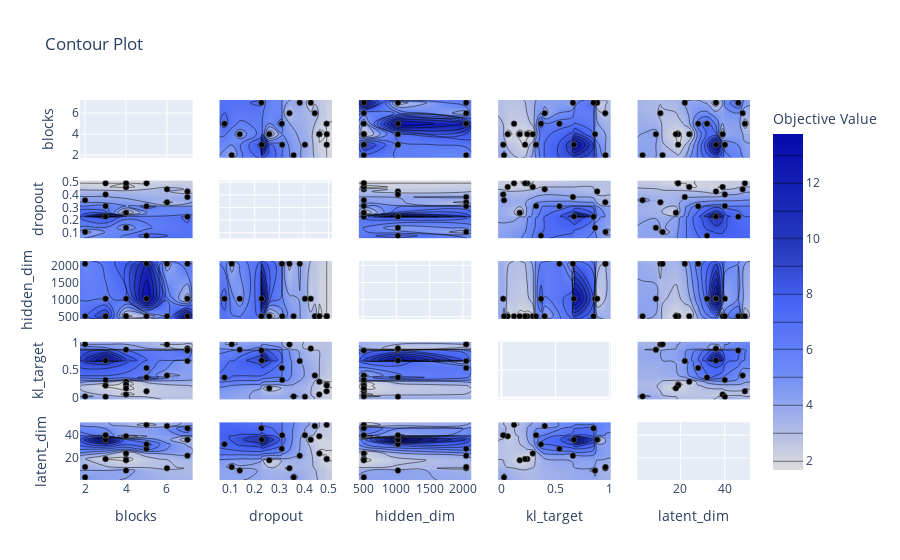

Notebook code for this chart:
### Code cell
optuna.visualization.plot_contour(study)

### Figure 1 — Plotly figure (JSON) as saved in the notebook; plotly's stock layout.template omitted (floating-point values rounded to 4 significant figures; data arrays with more than 128 entries replaced by an {"elided": "..."} marker saying what was removed)
{"data": [{"type": "scatter", "xaxis": "x", "yaxis": "y"}, {"colorbar": {"title": {"text": "Objective Value"}}, "colorscale": [[0, "rgb(5,10,172)"], [0.35, "rgb(40,60,190)"], [0.5, "rgb(70,100,245)"], [0.6, "rgb(90,120,245)"], [0.7, "rgb(106,137,247)"], [1, "rgb(220,220,220)"]], "connectgaps": true, "contours": {"coloring": "heatmap"}, "hoverinfo": "none", "line": {"smoothing": 1.3}, "reversescale": true, "showscale": true, "type": "contour", "x": [1.75, 2, 3, 4, 5, 6, 7, 7.25], "xaxis": "x6", "y": [0.05632, 0.0771, 0.1065, 0.1391, 0.2269, 0.2281, 0.259, 0.31, 0.3113, 0.3411, 0.3579, 0.3827, 0.4038, 0.4276, 0.4439, 0.4618, 0.4624, 0.4918, 0.4922, 0.4926, 0.5134], "yaxis": "y6", "z": {"elided": "21x8 float values"}}, {"marker": {"color": "black", "line": {"color": "Grey", "width": 0.5}}, "mode": "markers", "showlegend": false, "type": "scatter", "x": [6, 4, 7, 7, 5, 6, 2, 7, 5, 5, 3, 4, 3, 4, 4, 3, 2, 4, 3], "xaxis": "x6", "y": [0.4439, 0.1391, 0.3827, 0.4276, 0.4918, 0.3411, 0.1065, 0.2269, 0.31, 0.0771, 0.2281, 0.4618, 0.4038, 0.4624, 0.4926, 0.4922, 0.3579, 0.259, 0.3113], "yaxis": "y6"}, {"colorbar": {"title": {"text": "Objective Value"}}, "colorscale": [[0, "rgb(5,10,172)"], [0.35, "rgb(40,60,190)"], [0.5, "rgb(70,100,245)"], [0.6, "rgb(90,120,245)"], [0.7, "rgb(106,137,247)"], [1, "rgb(220,220,220)"]], "connectgaps": true, "contours": {"coloring": "heatmap"}, "hoverinfo": "none", "line": {"smoothing": 1.3}, "reversescale": true, "showscale": false, "type": "contour", "x": [1.75, 2, 3, 4, 5, 6, 7, 7.25], "xaxis": "x11", "y": [435.2, 512, 1024, 2048, 2125.0], "yaxis": "y11", "z": [[null, null, null, null, null, null, null, null], [null, 4.38, 5.638, 1.782, 2.494, 3.68, 7.206, null], [null, null, 3.857, 4.286, 7.542, null, 2.222, null], [null, 3.549, null, null, 6.51, 2.726, 4.039, null], [null, null, null, null, null, null, null, null]]}, {"marker": {"color": "black", "line": {"color": "Grey", "width": 0.5}}, "mode": "markers", "showlegend": false, "type": "scatter", "x": [6, 4, 7, 7, 5, 6, 2, 7, 5, 5, 3, 4, 3, 4, 4, 3, 2, 4, 3], "xaxis": "x11", "y": [512, 1024, 2048, 1024, 512, 2048, 2048, 512, 2048, 1024, 1024, 512, 1024, 512, 512, 512, 512, 512, 512], "yaxis": "y11"}, {"colorbar": {"title": {"text": "Objective Value"}}, "colorscale": [[0, "rgb(5,10,172)"], [0.35, "rgb(40,60,190)"], [0.5, "rgb(70,100,245)"], [0.6, "rgb(90,120,245)"], [0.7, "rgb(106,137,247)"], [1, "rgb(220,220,220)"]], "connectgaps": true, "contours": {"coloring": "heatmap"}, "hoverinfo": "none", "line": {"smoothing": 1.3}, "reversescale": true, "showscale": false, "type": "contour", "x": [1.75, 2, 3, 4, 5, 6, 7, 7.25], "xaxis": "x16", "y": [-0.03125, 0.01615, 0.02401, 0.0579, 0.1167, 0.1693, 0.2187, 0.2395, 0.2901, 0.3207, 0.3661, 0.4008, 0.5374, 0.662, 0.6715, 0.8527, 0.8672, 0.8869, 0.9617, 0.9641, 1.012], "yaxis": "y16", "z": {"elided": "21x8 float values"}}, {"marker": {"color": "black", "line": {"color": "Grey", "width": 0.5}}, "mode": "markers", "showlegend": false, "type": "scatter", "x": [6, 4, 7, 7, 5, 6, 2, 7, 5, 5, 3, 4, 3, 4, 4, 3, 2, 4, 3], "xaxis": "x16", "y": [0.4008, 0.8672, 0.662, 0.8869, 0.1167, 0.9617, 0.9641, 0.8527, 0.5374, 0.3661, 0.6715, 0.0579, 0.01615, 0.2901, 0.2395, 0.2187, 0.02401, 0.1693, 0.3207], "yaxis": "y16"}, {"colorbar": {"title": {"text": "Objective Value"}}, "colorscale": [[0, "rgb(5,10,172)"], [0.35, "rgb(40,60,190)"], [0.5, "rgb(70,100,245)"], [0.6, "rgb(90,120,245)"], [0.7, "rgb(106,137,247)"], [1, "rgb(220,220,220)"]], "connectgaps": true, "contours": {"coloring": "heatmap"}, "hoverinfo": "none", "line": {"smoothing": 1.3}, "reversescale": true, "showscale": false, "type": "contour", "x": [1.75, 2, 3, 4, 5, 6, 7, 7.25], "xaxis": "x21", "y": [0.7, 3, 9, 11, 12, 18, 19, 22, 24, 28, 32, 36, 39, 40, 46, 48, 49, 51.3], "yaxis": "y21", "z": {"elided": "18x8 float values"}}, {"marker": {"color": "black", "line": {"color": "Grey", "width": 0.5}}, "mode": "markers", "showlegend": false, "type": "scatter", "x": [6, 4, 7, 7, 5, 6, 2, 7, 5, 5, 3, 4, 3, 4, 4, 3, 2, 4, 3], "xaxis": "x21", "y": [48, 9, 22, 36, 49, 11, 12, 46, 28, 32, 36, 39, 40, 24, 19, 19, 3, 18, 40], "yaxis": "y21"}, {"colorbar": {"title": {"text": "Objective Value"}}, "colorscale": [[0, "rgb(5,10,172)"], [0.35, "rgb(40,60,190)"], [0.5, "rgb(70,100,245)"], [0.6, "rgb(90,120,245)"], [0.7, "rgb(106,137,247)"], [1, "rgb(220,220,220)"]], "connectgaps": true, "contours": {"coloring": "heatmap"}, "hoverinfo": "none", "line": {"smoothing": 1.3}, "reversescale": true, "showscale": false, "type": "contour", "x": [0.05632, 0.0771, 0.1065, 0.1391, 0.2269, 0.2281, 0.259, 0.31, 0.3113, 0.3411, 0.3579, 0.3827, 0.4038, 0.4276, 0.4439, 0.4618, 0.4624, 0.4918, 0.4922, 0.4926, 0.5134], "xaxis": "x2", "y": [1.75, 2, 3, 4, 5, 6, 7, 7.25], "yaxis": "y2", "z": {"elided": "8x21 float values"}}, {"marker": {"color": "black", "line": {"color": "Grey", "width": 0.5}}, "mode": "markers", "showlegend": false, "type": "scatter", "x": [0.4439, 0.1391, 0.3827, 0.4276, 0.4918, 0.3411, 0.1065, 0.2269, 0.31, 0.0771, 0.2281, 0.4618, 0.4038, 0.4624, 0.4926, 0.4922, 0.3579, 0.259, 0.3113], "xaxis": "x2", "y": [6, 4, 7, 7, 5, 6, 2, 7, 5, 5, 3, 4, 3, 4, 4, 3, 2, 4, 3], "yaxis": "y2"}, {"type": "scatter", "xaxis": "x7", "yaxis": "y7"}, {"colorbar": {"title": {"text": "Objective Value"}}, "colorscale": [[0, "rgb(5,10,172)"], [0.35, "rgb(40,60,190)"], [0.5, "rgb(70,100,245)"], [0.6, "rgb(90,120,245)"], [0.7, "rgb(106,137,247)"], [1, "rgb(220,220,220)"]], "connectgaps": true, "contours": {"coloring": "heatmap"}, "hoverinfo": "none", "line": {"smoothing": 1.3}, "reversescale": true, "showscale": false, "type": "contour", "x": [0.05632, 0.0771, 0.1065, 0.1391, 0.2269, 0.2281, 0.259, 0.31, 0.3113, 0.3411, 0.3579, 0.3827, 0.4038, 0.4276, 0.4439, 0.4618, 0.4624, 0.4918, 0.4922, 0.4926, 0.5134], "xaxis": "x12", "y": [435.2, 512, 1024, 2048, 2125.0], "yaxis": "y12", "z": [[null, null, null, null, null, null, null, null, null, null, null, null, null, null, null, null, null, null, null, null, null], [null, null, null, null, 7.206, null, 1.782, null, 5.638, null, 4.38, null, null, null, 3.68, 1.724, 1.754, 2.494, 1.839, 1.661, null], [null, 7.542, null, 4.286, null, 13.76, null, null, null, null, null, null, 3.857, 2.222, null, null, null, null, null, null, null], [null, null, 3.549, null, null, null, null, 6.51, null, 2.726, null, 4.039, null, null, null, null, null, null, null, null, null], [null, null, null, null, null, null, null, null, null, null, null, null, null, null, null, null, null, null, null, null, null]]}, {"marker": {"color": "black", "line": {"color": "Grey", "width": 0.5}}, "mode": "markers", "showlegend": false, "type": "scatter", "x": [0.4439, 0.1391, 0.3827, 0.4276, 0.4918, 0.3411, 0.1065, 0.2269, 0.31, 0.0771, 0.2281, 0.4618, 0.4038, 0.4624, 0.4926, 0.4922, 0.3579, 0.259, 0.3113], "xaxis": "x12", "y": [512, 1024, 2048, 1024, 512, 2048, 2048, 512, 2048, 1024, 1024, 512, 1024, 512, 512, 512, 512, 512, 512], "yaxis": "y12"}, {"colorbar": {"title": {"text": "Objective Value"}}, "colorscale": [[0, "rgb(5,10,172)"], [0.35, "rgb(40,60,190)"], [0.5, "rgb(70,100,245)"], [0.6, "rgb(90,120,245)"], [0.7, "rgb(106,137,247)"], [1, "rgb(220,220,220)"]], "connectgaps": true, "contours": {"coloring": "heatmap"}, "hoverinfo": "none", "line": {"smoothing": 1.3}, "reversescale": true, "showscale": false, "type": "contour", "x": [0.05632, 0.0771, 0.1065, 0.1391, 0.2269, 0.2281, 0.259, 0.31, 0.3113, 0.3411, 0.3579, 0.3827, 0.4038, 0.4276, 0.4439, 0.4618, 0.4624, 0.4918, 0.4922, 0.4926, 0.5134], "xaxis": "x17", "y": [-0.03125, 0.01615, 0.02401, 0.0579, 0.1167, 0.1693, 0.2187, 0.2395, 0.2901, 0.3207, 0.3661, 0.4008, 0.5374, 0.662, 0.6715, 0.8527, 0.8672, 0.8869, 0.9617, 0.9641, 1.012], "yaxis": "y17", "z": {"elided": "21x21 float values"}}, {"marker": {"color": "black", "line": {"color": "Grey", "width": 0.5}}, "mode": "markers", "showlegend": false, "type": "scatter", "x": [0.4439, 0.1391, 0.3827, 0.4276, 0.4918, 0.3411, 0.1065, 0.2269, 0.31, 0.0771, 0.2281, 0.4618, 0.4038, 0.4624, 0.4926, 0.4922, 0.3579, 0.259, 0.3113], "xaxis": "x17", "y": [0.4008, 0.8672, 0.662, 0.8869, 0.1167, 0.9617, 0.9641, 0.8527, 0.5374, 0.3661, 0.6715, 0.0579, 0.01615, 0.2901, 0.2395, 0.2187, 0.02401, 0.1693, 0.3207], "yaxis": "y17"}, {"colorbar": {"title": {"text": "Objective Value"}}, "colorscale": [[0, "rgb(5,10,172)"], [0.35, "rgb(40,60,190)"], [0.5, "rgb(70,100,245)"], [0.6, "rgb(90,120,245)"], [0.7, "rgb(106,137,247)"], [1, "rgb(220,220,220)"]], "connectgaps": true, "contours": {"coloring": "heatmap"}, "hoverinfo": "none", "line": {"smoothing": 1.3}, "reversescale": true, "showscale": false, "type": "contour", "x": [0.05632, 0.0771, 0.1065, 0.1391, 0.2269, 0.2281, 0.259, 0.31, 0.3113, 0.3411, 0.3579, 0.3827, 0.4038, 0.4276, 0.4439, 0.4618, 0.4624, 0.4918, 0.4922, 0.4926, 0.5134], "xaxis": "x22", "y": [0.7, 3, 9, 11, 12, 18, 19, 22, 24, 28, 32, 36, 39, 40, 46, 48, 49, 51.3], "yaxis": "y22", "z": {"elided": "18x21 float values"}}, {"marker": {"color": "black", "line": {"color": "Grey", "width": 0.5}}, "mode": "markers", "showlegend": false, "type": "scatter", "x": [0.4439, 0.1391, 0.3827, 0.4276, 0.4918, 0.3411, 0.1065, 0.2269, 0.31, 0.0771, 0.2281, 0.4618, 0.4038, 0.4624, 0.4926, 0.4922, 0.3579, 0.259, 0.3113], "xaxis": "x22", "y": [48, 9, 22, 36, 49, 11, 12, 46, 28, 32, 36, 39, 40, 24, 19, 19, 3, 18, 40], "yaxis": "y22"}, {"colorbar": {"title": {"text": "Objective Value"}}, "colorscale": [[0, "rgb(5,10,172)"], [0.35, "rgb(40,60,190)"], [0.5, "rgb(70,100,245)"], [0.6, "rgb(90,120,245)"], [0.7, "rgb(106,137,247)"], [1, "rgb(220,220,220)"]], "connectgaps": true, "contours": {"coloring": "heatmap"}, "hoverinfo": "none", "line": {"smoothing": 1.3}, "reversescale": true, "showscale": false, "type": "contour", "x": [435.2, 512, 1024, 2048, 2125.0], "xaxis": "x3", "y": [1.75, 2, 3, 4, 5, 6, 7, 7.25], "yaxis": "y3", "z": [[null, null, null, null, null], [null, 4.38, null, 3.549, null], [null, 5.638, 3.857, null, null], [null, 1.782, 4.286, null, null], [null, 2.494, 7.542, 6.51, null], [null, 3.68, null, 2.726, null], [null, 7.206, 2.222, 4.039, null], [null, null, null, null, null]]}, {"marker": {"color": "black", "line": {"color": "Grey", "width": 0.5}}, "mode": "markers", "showlegend": false, "type": "scatter", "x": [512, 1024, 2048, 1024, 512, 2048, 2048, 512, 2048, 1024, 1024, 512, 1024, 512, 512, 512, 512, 512, 512], "xaxis": "x3", "y": [6, 4, 7, 7, 5, 6, 2, 7, 5, 5, 3, 4, 3, 4, 4, 3, 2, 4, 3], "yaxis": "y3"}, {"colorbar": {"title": {"text": "Objective Value"}}, "colorscale": [[0, "rgb(5,10,172)"], [0.35, "rgb(40,60,190)"], [0.5, "rgb(70,100,245)"], [0.6, "rgb(90,120,245)"], [0.7, "rgb(106,137,247)"], [1, "rgb(220,220,220)"]], "connectgaps": true, "contours": {"coloring": "heatmap"}, "hoverinfo": "none", "line": {"smoothing": 1.3}, "reversescale": true, "showscale": false, "type": "contour", "x": [435.2, 512, 1024, 2048, 2125.0], "xaxis": "x8", "y": [0.05632, 0.0771, 0.1065, 0.1391, 0.2269, 0.2281, 0.259, 0.31, 0.3113, 0.3411, 0.3579, 0.3827, 0.4038, 0.4276, 0.4439, 0.4618, 0.4624, 0.4918, 0.4922, 0.4926, 0.5134], "yaxis": "y8", "z": [[null, null, null, null, null], [null, null, 7.542, null, null], [null, null, null, 3.549, null], [null, null, 4.286, null, null], [null, 7.206, null, null, null], [null, null, 13.76, null, null], [null, 1.782, null, null, null], [null, null, null, 6.51, null], [null, 5.638, null, null, null], [null, null, null, 2.726, null], [null, 4.38, null, null, null], [null, null, null, 4.039, null], [null, null, 3.857, null, null], [null, null, 2.222, null, null], [null, 3.68, null, null, null], [null, 1.724, null, null, null], [null, 1.754, null, null, null], [null, 2.494, null, null, null], [null, 1.839, null, null, null], [null, 1.661, null, null, null], [null, null, null, null, null]]}, {"marker": {"color": "black", "line": {"color": "Grey", "width": 0.5}}, "mode": "markers", "showlegend": false, "type": "scatter", "x": [512, 1024, 2048, 1024, 512, 2048, 2048, 512, 2048, 1024, 1024, 512, 1024, 512, 512, 512, 512, 512, 512], "xaxis": "x8", "y": [0.4439, 0.1391, 0.3827, 0.4276, 0.4918, 0.3411, 0.1065, 0.2269, 0.31, 0.0771, 0.2281, 0.4618, 0.4038, 0.4624, 0.4926, 0.4922, 0.3579, 0.259, 0.3113], "yaxis": "y8"}, {"type": "scatter", "xaxis": "x13", "yaxis": "y13"}, {"colorbar": {"title": {"text": "Objective Value"}}, "colorscale": [[0, "rgb(5,10,172)"], [0.35, "rgb(40,60,190)"], [0.5, "rgb(70,100,245)"], [0.6, "rgb(90,120,245)"], [0.7, "rgb(106,137,247)"], [1, "rgb(220,220,220)"]], "connectgaps": true, "contours": {"coloring": "heatmap"}, "hoverinfo": "none", "line": {"smoothing": 1.3}, "reversescale": true, "showscale": false, "type": "contour", "x": [435.2, 512, 1024, 2048, 2125.0], "xaxis": "x18", "y": [-0.03125, 0.01615, 0.02401, 0.0579, 0.1167, 0.1693, 0.2187, 0.2395, 0.2901, 0.3207, 0.3661, 0.4008, 0.5374, 0.662, 0.6715, 0.8527, 0.8672, 0.8869, 0.9617, 0.9641, 1.012], "yaxis": "y18", "z": [[null, null, null, null, null], [null, null, 3.857, null, null], [null, 4.38, null, null, null], [null, 1.724, null, null, null], [null, 2.494, null, null, null], [null, 1.782, null, null, null], [null, 1.839, null, null, null], [null, 1.661, null, null, null], [null, 1.754, null, null, null], [null, 5.638, null, null, null], [null, null, 7.542, null, null], [null, 3.68, null, null, null], [null, null, null, 6.51, null], [null, null, null, 4.039, null], [null, null, 13.76, null, null], [null, 7.206, null, null, null], [null, null, 4.286, null, null], [null, null, 2.222, null, null], [null, null, null, 2.726, null], [null, null, null, 3.549, null], [null, null, null, null, null]]}, {"marker": {"color": "black", "line": {"color": "Grey", "width": 0.5}}, "mode": "markers", "showlegend": false, "type": "scatter", "x": [512, 1024, 2048, 1024, 512, 2048, 2048, 512, 2048, 1024, 1024, 512, 1024, 512, 512, 512, 512, 512, 512], "xaxis": "x18", "y": [0.4008, 0.8672, 0.662, 0.8869, 0.1167, 0.9617, 0.9641, 0.8527, 0.5374, 0.3661, 0.6715, 0.0579, 0.01615, 0.2901, 0.2395, 0.2187, 0.02401, 0.1693, 0.3207], "yaxis": "y18"}, {"colorbar": {"title": {"text": "Objective Value"}}, "colorscale": [[0, "rgb(5,10,172)"], [0.35, "rgb(40,60,190)"], [0.5, "rgb(70,100,245)"], [0.6, "rgb(90,120,245)"], [0.7, "rgb(106,137,247)"], [1, "rgb(220,220,220)"]], "connectgaps": true, "contours": {"coloring": "heatmap"}, "hoverinfo": "none", "line": {"smoothing": 1.3}, "reversescale": true, "showscale": false, "type": "contour", "x": [435.2, 512, 1024, 2048, 2125.0], "xaxis": "x23", "y": [0.7, 3, 9, 11, 12, 18, 19, 22, 24, 28, 32, 36, 39, 40, 46, 48, 49, 51.3], "yaxis": "y23", "z": [[null, null, null, null, null], [null, 4.38, null, null, null], [null, null, 4.286, null, null], [null, null, null, 2.726, null], [null, null, null, 3.549, null], [null, 1.782, null, null, null], [null, 1.839, null, null, null], [null, null, null, 4.039, null], [null, 1.754, null, null, null], [null, null, null, 6.51, null], [null, null, 7.542, null, null], [null, null, 13.76, null, null], [null, 1.724, null, null, null], [null, 5.638, 3.857, null, null], [null, 7.206, null, null, null], [null, 3.68, null, null, null], [null, 2.494, null, null, null], [null, null, null, null, null]]}, {"marker": {"color": "black", "line": {"color": "Grey", "width": 0.5}}, "mode": "markers", "showlegend": false, "type": "scatter", "x": [512, 1024, 2048, 1024, 512, 2048, 2048, 512, 2048, 1024, 1024, 512, 1024, 512, 512, 512, 512, 512, 512], "xaxis": "x23", "y": [48, 9, 22, 36, 49, 11, 12, 46, 28, 32, 36, 39, 40, 24, 19, 19, 3, 18, 40], "yaxis": "y23"}, {"colorbar": {"title": {"text": "Objective Value"}}, "colorscale": [[0, "rgb(5,10,172)"], [0.35, "rgb(40,60,190)"], [0.5, "rgb(70,100,245)"], [0.6, "rgb(90,120,245)"], [0.7, "rgb(106,137,247)"], [1, "rgb(220,220,220)"]], "connectgaps": true, "contours": {"coloring": "heatmap"}, "hoverinfo": "none", "line": {"smoothing": 1.3}, "reversescale": true, "showscale": false, "type": "contour", "x": [-0.03125, 0.01615, 0.02401, 0.0579, 0.1167, 0.1693, 0.2187, 0.2395, 0.2901, 0.3207, 0.3661, 0.4008, 0.5374, 0.662, 0.6715, 0.8527, 0.8672, 0.8869, 0.9617, 0.9641, 1.012], "xaxis": "x4", "y": [1.75, 2, 3, 4, 5, 6, 7, 7.25], "yaxis": "y4", "z": {"elided": "8x21 float values"}}, {"marker": {"color": "black", "line": {"color": "Grey", "width": 0.5}}, "mode": "markers", "showlegend": false, "type": "scatter", "x": [0.4008, 0.8672, 0.662, 0.8869, 0.1167, 0.9617, 0.9641, 0.8527, 0.5374, 0.3661, 0.6715, 0.0579, 0.01615, 0.2901, 0.2395, 0.2187, 0.02401, 0.1693, 0.3207], "xaxis": "x4", "y": [6, 4, 7, 7, 5, 6, 2, 7, 5, 5, 3, 4, 3, 4, 4, 3, 2, 4, 3], "yaxis": "y4"}, {"colorbar": {"title": {"text": "Objective Value"}}, "colorscale": [[0, "rgb(5,10,172)"], [0.35, "rgb(40,60,190)"], [0.5, "rgb(70,100,245)"], [0.6, "rgb(90,120,245)"], [0.7, "rgb(106,137,247)"], [1, "rgb(220,220,220)"]], "connectgaps": true, "contours": {"coloring": "heatmap"}, "hoverinfo": "none", "line": {"smoothing": 1.3}, "reversescale": true, "showscale": false, "type": "contour", "x": [-0.03125, 0.01615, 0.02401, 0.0579, 0.1167, 0.1693, 0.2187, 0.2395, 0.2901, 0.3207, 0.3661, 0.4008, 0.5374, 0.662, 0.6715, 0.8527, 0.8672, 0.8869, 0.9617, 0.9641, 1.012], "xaxis": "x9", "y": [0.05632, 0.0771, 0.1065, 0.1391, 0.2269, 0.2281, 0.259, 0.31, 0.3113, 0.3411, 0.3579, 0.3827, 0.4038, 0.4276, 0.4439, 0.4618, 0.4624, 0.4918, 0.4922, 0.4926, 0.5134], "yaxis": "y9", "z": {"elided": "21x21 float values"}}, {"marker": {"color": "black", "line": {"color": "Grey", "width": 0.5}}, "mode": "markers", "showlegend": false, "type": "scatter", "x": [0.4008, 0.8672, 0.662, 0.8869, 0.1167, 0.9617, 0.9641, 0.8527, 0.5374, 0.3661, 0.6715, 0.0579, 0.01615, 0.2901, 0.2395, 0.2187, 0.02401, 0.1693, 0.3207], "xaxis": "x9", "y": [0.4439, 0.1391, 0.3827, 0.4276, 0.4918, 0.3411, 0.1065, 0.2269, 0.31, 0.0771, 0.2281, 0.4618, 0.4038, 0.4624, 0.4926, 0.4922, 0.3579, 0.259, 0.3113], "yaxis": "y9"}, {"colorbar": {"title": {"text": "Objective Value"}}, "colorscale": [[0, "rgb(5,10,172)"], [0.35, "rgb(40,60,190)"], [0.5, "rgb(70,100,245)"], [0.6, "rgb(90,120,245)"], [0.7, "rgb(106,137,247)"], [1, "rgb(220,220,220)"]], "connectgaps": true, "contours": {"coloring": "heatmap"}, "hoverinfo": "none", "line": {"smoothing": 1.3}, "reversescale": true, "showscale": false, "type": "contour", "x": [-0.03125, 0.01615, 0.02401, 0.0579, 0.1167, 0.1693, 0.2187, 0.2395, 0.2901, 0.3207, 0.3661, 0.4008, 0.5374, 0.662, 0.6715, 0.8527, 0.8672, 0.8869, 0.9617, 0.9641, 1.012], "xaxis": "x14", "y": [435.2, 512, 1024, 2048, 2125.0], "yaxis": "y14", "z": [[null, null, null, null, null, null, null, null, null, null, null, null, null, null, null, null, null, null, null, null, null], [null, null, 4.38, 1.724, 2.494, 1.782, 1.839, 1.661, 1.754, 5.638, null, 3.68, null, null, null, 7.206, null, null, null, null, null], [null, 3.857, null, null, null, null, null, null, null, null, 7.542, null, null, null, 13.76, null, 4.286, 2.222, null, null, null], [null, null, null, null, null, null, null, null, null, null, null, null, 6.51, 4.039, null, null, null, null, 2.726, 3.549, null], [null, null, null, null, null, null, null, null, null, null, null, null, null, null, null, null, null, null, null, null, null]]}, {"marker": {"color": "black", "line": {"color": "Grey", "width": 0.5}}, "mode": "markers", "showlegend": false, "type": "scatter", "x": [0.4008, 0.8672, 0.662, 0.8869, 0.1167, 0.9617, 0.9641, 0.8527, 0.5374, 0.3661, 0.6715, 0.0579, 0.01615, 0.2901, 0.2395, 0.2187, 0.02401, 0.1693, 0.3207], "xaxis": "x14", "y": [512, 1024, 2048, 1024, 512, 2048, 2048, 512, 2048, 1024, 1024, 512, 1024, 512, 512, 512, 512, 512, 512], "yaxis": "y14"}, {"type": "scatter", "xaxis": "x19", "yaxis": "y19"}, {"colorbar": {"title": {"text": "Objective Value"}}, "colorscale": [[0, "rgb(5,10,172)"], [0.35, "rgb(40,60,190)"], [0.5, "rgb(70,100,245)"], [0.6, "rgb(90,120,245)"], [0.7, "rgb(106,137,247)"], [1, "rgb(220,220,220)"]], "connectgaps": true, "contours": {"coloring": "heatmap"}, "hoverinfo": "none", "line": {"smoothing": 1.3}, "reversescale": true, "showscale": false, "type": "contour", "x": [-0.03125, 0.01615, 0.02401, 0.0579, 0.1167, 0.1693, 0.2187, 0.2395, 0.2901, 0.3207, 0.3661, 0.4008, 0.5374, 0.662, 0.6715, 0.8527, 0.8672, 0.8869, 0.9617, 0.9641, 1.012], "xaxis": "x24", "y": [0.7, 3, 9, 11, 12, 18, 19, 22, 24, 28, 32, 36, 39, 40, 46, 48, 49, 51.3], "yaxis": "y24", "z": {"elided": "18x21 float values"}}, {"marker": {"color": "black", "line": {"color": "Grey", "width": 0.5}}, "mode": "markers", "showlegend": false, "type": "scatter", "x": [0.4008, 0.8672, 0.662, 0.8869, 0.1167, 0.9617, 0.9641, 0.8527, 0.5374, 0.3661, 0.6715, 0.0579, 0.01615, 0.2901, 0.2395, 0.2187, 0.02401, 0.1693, 0.3207], "xaxis": "x24", "y": [48, 9, 22, 36, 49, 11, 12, 46, 28, 32, 36, 39, 40, 24, 19, 19, 3, 18, 40], "yaxis": "y24"}, {"colorbar": {"title": {"text": "Objective Value"}}, "colorscale": [[0, "rgb(5,10,172)"], [0.35, "rgb(40,60,190)"], [0.5, "rgb(70,100,245)"], [0.6, "rgb(90,120,245)"], [0.7, "rgb(106,137,247)"], [1, "rgb(220,220,220)"]], "connectgaps": true, "contours": {"coloring": "heatmap"}, "hoverinfo": "none", "line": {"smoothing": 1.3}, "reversescale": true, "showscale": false, "type": "contour", "x": [0.7, 3, 9, 11, 12, 18, 19, 22, 24, 28, 32, 36, 39, 40, 46, 48, 49, 51.3], "xaxis": "x5", "y": [1.75, 2, 3, 4, 5, 6, 7, 7.25], "yaxis": "y5", "z": {"elided": "8x18 float values"}}, {"marker": {"color": "black", "line": {"color": "Grey", "width": 0.5}}, "mode": "markers", "showlegend": false, "type": "scatter", "x": [48, 9, 22, 36, 49, 11, 12, 46, 28, 32, 36, 39, 40, 24, 19, 19, 3, 18, 40], "xaxis": "x5", "y": [6, 4, 7, 7, 5, 6, 2, 7, 5, 5, 3, 4, 3, 4, 4, 3, 2, 4, 3], "yaxis": "y5"}, {"colorbar": {"title": {"text": "Objective Value"}}, "colorscale": [[0, "rgb(5,10,172)"], [0.35, "rgb(40,60,190)"], [0.5, "rgb(70,100,245)"], [0.6, "rgb(90,120,245)"], [0.7, "rgb(106,137,247)"], [1, "rgb(220,220,220)"]], "connectgaps": true, "contours": {"coloring": "heatmap"}, "hoverinfo": "none", "line": {"smoothing": 1.3}, "reversescale": true, "showscale": false, "type": "contour", "x": [0.7, 3, 9, 11, 12, 18, 19, 22, 24, 28, 32, 36, 39, 40, 46, 48, 49, 51.3], "xaxis": "x10", "y": [0.05632, 0.0771, 0.1065, 0.1391, 0.2269, 0.2281, 0.259, 0.31, 0.3113, 0.3411, 0.3579, 0.3827, 0.4038, 0.4276, 0.4439, 0.4618, 0.4624, 0.4918, 0.4922, 0.4926, 0.5134], "yaxis": "y10", "z": {"elided": "21x18 float values"}}, {"marker": {"color": "black", "line": {"color": "Grey", "width": 0.5}}, "mode": "markers", "showlegend": false, "type": "scatter", "x": [48, 9, 22, 36, 49, 11, 12, 46, 28, 32, 36, 39, 40, 24, 19, 19, 3, 18, 40], "xaxis": "x10", "y": [0.4439, 0.1391, 0.3827, 0.4276, 0.4918, 0.3411, 0.1065, 0.2269, 0.31, 0.0771, 0.2281, 0.4618, 0.4038, 0.4624, 0.4926, 0.4922, 0.3579, 0.259, 0.3113], "yaxis": "y10"}, {"colorbar": {"title": {"text": "Objective Value"}}, "colorscale": [[0, "rgb(5,10,172)"], [0.35, "rgb(40,60,190)"], [0.5, "rgb(70,100,245)"], [0.6, "rgb(90,120,245)"], [0.7, "rgb(106,137,247)"], [1, "rgb(220,220,220)"]], "connectgaps": true, "contours": {"coloring": "heatmap"}, "hoverinfo": "none", "line": {"smoothing": 1.3}, "reversescale": true, "showscale": false, "type": "contour", "x": [0.7, 3, 9, 11, 12, 18, 19, 22, 24, 28, 32, 36, 39, 40, 46, 48, 49, 51.3], "xaxis": "x15", "y": [435.2, 512, 1024, 2048, 2125.0], "yaxis": "y15", "z": [[null, null, null, null, null, null, null, null, null, null, null, null, null, null, null, null, null, null], [null, 4.38, null, null, null, 1.782, 1.839, null, 1.754, null, null, null, 1.724, 5.638, 7.206, 3.68, 2.494, null], [null, null, 4.286, null, null, null, null, null, null, null, 7.542, 13.76, null, 3.857, null, null, null, null], [null, null, null, 2.726, 3.549, null, null, 4.039, null, 6.51, null, null, null, null, null, null, null, null], [null, null, null, null, null, null, null, null, null, null, null, null, null, null, null, null, null, null]]}, {"marker": {"color": "black", "line": {"color": "Grey", "width": 0.5}}, "mode": "markers", "showlegend": false, "type": "scatter", "x": [48, 9, 22, 36, 49, 11, 12, 46, 28, 32, 36, 39, 40, 24, 19, 19, 3, 18, 40], "xaxis": "x15", "y": [512, 1024, 2048, 1024, 512, 2048, 2048, 512, 2048, 1024, 1024, 512, 1024, 512, 512, 512, 512, 512, 512], "yaxis": "y15"}, {"colorbar": {"title": {"text": "Objective Value"}}, "colorscale": [[0, "rgb(5,10,172)"], [0.35, "rgb(40,60,190)"], [0.5, "rgb(70,100,245)"], [0.6, "rgb(90,120,245)"], [0.7, "rgb(106,137,247)"], [1, "rgb(220,220,220)"]], "connectgaps": true, "contours": {"coloring": "heatmap"}, "hoverinfo": "none", "line": {"smoothing": 1.3}, "reversescale": true, "showscale": false, "type": "contour", "x": [0.7, 3, 9, 11, 12, 18, 19, 22, 24, 28, 32, 36, 39, 40, 46, 48, 49, 51.3], "xaxis": "x20", "y": [-0.03125, 0.01615, 0.02401, 0.0579, 0.1167, 0.1693, 0.2187, 0.2395, 0.2901, 0.3207, 0.3661, 0.4008, 0.5374, 0.662, 0.6715, 0.8527, 0.8672, 0.8869, 0.9617, 0.9641, 1.012], "yaxis": "y20", "z": {"elided": "21x18 float values"}}, {"marker": {"color": "black", "line": {"color": "Grey", "width": 0.5}}, "mode": "markers", "showlegend": false, "type": "scatter", "x": [48, 9, 22, 36, 49, 11, 12, 46, 28, 32, 36, 39, 40, 24, 19, 19, 3, 18, 40], "xaxis": "x20", "y": [0.4008, 0.8672, 0.662, 0.8869, 0.1167, 0.9617, 0.9641, 0.8527, 0.5374, 0.3661, 0.6715, 0.0579, 0.01615, 0.2901, 0.2395, 0.2187, 0.02401, 0.1693, 0.3207], "yaxis": "y20"}, {"type": "scatter", "xaxis": "x25", "yaxis": "y25"}], "layout": {"title": {"text": "Contour Plot"}, "xaxis": {"anchor": "y", "domain": [0, 0.168], "matches": "x21", "range": [1.75, 7.25], "showticklabels": false}, "xaxis10": {"anchor": "y10", "domain": [0.832, 1], "matches": "x25", "range": [0.7, 51.3], "showticklabels": false}, "xaxis11": {"anchor": "y11", "domain": [0, 0.168], "matches": "x21", "range": [1.75, 7.25], "showticklabels": false}, "xaxis12": {"anchor": "y12", "domain": [0.208, 0.376], "matches": "x22", "range": [0.05632, 0.5134], "showticklabels": false}, "xaxis13": {"anchor": "y13", "domain": [0.416, 0.584], "matches": "x23", "range": [435.2, 2125.0], "showticklabels": false}, "xaxis14": {"anchor": "y14", "domain": [0.624, 0.792], "matches": "x24", "range": [-0.03125, 1.012], "showticklabels": false}, "xaxis15": {"anchor": "y15", "domain": [0.832, 1], "matches": "x25", "range": [0.7, 51.3], "showticklabels": false}, "xaxis16": {"anchor": "y16", "domain": [0, 0.168], "matches": "x21", "range": [1.75, 7.25], "showticklabels": false}, "xaxis17": {"anchor": "y17", "domain": [0.208, 0.376], "matches": "x22", "range": [0.05632, 0.5134], "showticklabels": false}, "xaxis18": {"anchor": "y18", "domain": [0.416, 0.584], "matches": "x23", "range": [435.2, 2125.0], "showticklabels": false}, "xaxis19": {"anchor": "y19", "domain": [0.624, 0.792], "matches": "x24", "range": [-0.03125, 1.012], "showticklabels": false}, "xaxis2": {"anchor": "y2", "domain": [0.208, 0.376], "matches": "x22", "range": [0.05632, 0.5134], "showticklabels": false}, "xaxis20": {"anchor": "y20", "domain": [0.832, 1], "matches": "x25", "range": [0.7, 51.3], "showticklabels": false}, "xaxis21": {"anchor": "y21", "domain": [0, 0.168], "range": [1.75, 7.25], "title": {"text": "blocks"}}, "xaxis22": {"anchor": "y22", "domain": [0.208, 0.376], "range": [0.05632, 0.5134], "title": {"text": "dropout"}}, "xaxis23": {"anchor": "y23", "domain": [0.416, 0.584], "range": [435.2, 2125.0], "title": {"text": "hidden_dim"}}, "xaxis24": {"anchor": "y24", "domain": [0.624, 0.792], "range": [-0.03125, 1.012], "title": {"text": "kl_target"}}, "xaxis25": {"anchor": "y25", "domain": [0.832, 1], "range": [0.7, 51.3], "title": {"text": "latent_dim"}}, "xaxis3": {"anchor": "y3", "domain": [0.416, 0.584], "matches": "x23", "range": [435.2, 2125.0], "showticklabels": false}, "xaxis4": {"anchor": "y4", "domain": [0.624, 0.792], "matches": "x24", "range": [-0.03125, 1.012], "showticklabels": false}, "xaxis5": {"anchor": "y5", "domain": [0.832, 1], "matches": "x25", "range": [0.7, 51.3], "showticklabels": false}, "xaxis6": {"anchor": "y6", "domain": [0, 0.168], "matches": "x21", "range": [1.75, 7.25], "showticklabels": false}, "xaxis7": {"anchor": "y7", "domain": [0.208, 0.376], "matches": "x22", "range": [0.05632, 0.5134], "showticklabels": false}, "xaxis8": {"anchor": "y8", "domain": [0.416, 0.584], "matches": "x23", "range": [435.2, 2125.0], "showticklabels": false}, "xaxis9": {"anchor": "y9", "domain": [0.624, 0.792], "matches": "x24", "range": [-0.03125, 1.012], "showticklabels": false}, "yaxis": {"anchor": "x", "domain": [0.848, 1], "range": [1.75, 7.25], "title": {"text": "blocks"}}, "yaxis10": {"anchor": "x10", "domain": [0.636, 0.788], "matches": "y6", "range": [0.05632, 0.5134], "showticklabels": false}, "yaxis11": {"anchor": "x11", "domain": [0.424, 0.576], "range": [435.2, 2125.0], "title": {"text": "hidden_dim"}}, "yaxis12": {"anchor": "x12", "domain": [0.424, 0.576], "matches": "y11", "range": [435.2, 2125.0], "showticklabels": false}, "yaxis13": {"anchor": "x13", "domain": [0.424, 0.576], "matches": "y11", "range": [435.2, 2125.0], "showticklabels": false}, "yaxis14": {"anchor": "x14", "domain": [0.424, 0.576], "matches": "y11", "range": [435.2, 2125.0], "showticklabels": false}, "yaxis15": {"anchor": "x15", "domain": [0.424, 0.576], "matches": "y11", "range": [435.2, 2125.0], "showticklabels": false}, "yaxis16": {"anchor": "x16", "domain": [0.212, 0.364], "range": [-0.03125, 1.012], "title": {"text": "kl_target"}}, "yaxis17": {"anchor": "x17", "domain": [0.212, 0.364], "matches": "y16", "range": [-0.03125, 1.012], "showticklabels": false}, "yaxis18": {"anchor": "x18", "domain": [0.212, 0.364], "matches": "y16", "range": [-0.03125, 1.012], "showticklabels": false}, "yaxis19": {"anchor": "x19", "domain": [0.212, 0.364], "matches": "y16", "range": [-0.03125, 1.012], "showticklabels": false}, "yaxis2": {"anchor": "x2", "domain": [0.848, 1], "matches": "y", "range": [1.75, 7.25], "showticklabels": false}, "yaxis20": {"anchor": "x20", "domain": [0.212, 0.364], "matches": "y16", "range": [-0.03125, 1.012], "showticklabels": false}, "yaxis21": {"anchor": "x21", "domain": [0, 0.152], "range": [0.7, 51.3], "title": {"text": "latent_dim"}}, "yaxis22": {"anchor": "x22", "domain": [0, 0.152], "matches": "y21", "range": [0.7, 51.3], "showticklabels": false}, "yaxis23": {"anchor": "x23", "domain": [0, 0.152], "matches": "y21", "range": [0.7, 51.3], "showticklabels": false}, "yaxis24": {"anchor": "x24", "domain": [0, 0.152], "matches": "y21", "range": [0.7, 51.3], "showticklabels": false}, "yaxis25": {"anchor": "x25", "domain": [0, 0.152], "matches": "y21", "range": [0.7, 51.3], "showticklabels": false}, "yaxis3": {"anchor": "x3", "domain": [0.848, 1], "matches": "y", "range": [1.75, 7.25], "showticklabels": false}, "yaxis4": {"anchor": "x4", "domain": [0.848, 1], "matches": "y", "range": [1.75, 7.25], "showticklabels": false}, "yaxis5": {"anchor": "x5", "domain": [0.848, 1], "matches": "y", "range": [1.75, 7.25], "showticklabels": false}, "yaxis6": {"anchor": "x6", "domain": [0.636, 0.788], "range": [0.05632, 0.5134], "title": {"text": "dropout"}}, "yaxis7": {"anchor": "x7", "domain": [0.636, 0.788], "matches": "y6", "range": [0.05632, 0.5134], "showticklabels": false}, "yaxis8": {"anchor": "x8", "domain": [0.636, 0.788], "matches": "y6", "range": [0.05632, 0.5134], "showticklabels": false}, "yaxis9": {"anchor": "x9", "domain": [0.636, 0.788], "matches": "y6", "range": [0.05632, 0.5134], "showticklabels": false}}}
